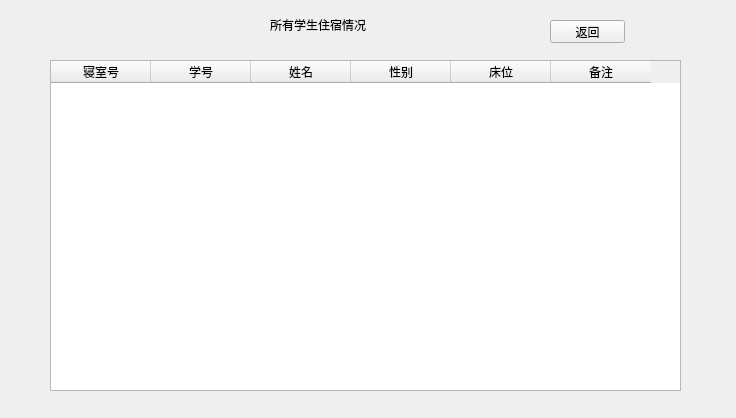
<?xml version="1.0" encoding="UTF-8"?>
<ui version="4.0">
 <class>seedorminfo</class>
 <widget class="QWidget" name="seedorminfo">
  <property name="geometry">
   <rect>
    <x>0</x>
    <y>0</y>
    <width>736</width>
    <height>418</height>
   </rect>
  </property>
  <property name="windowTitle">
   <string>Form</string>
  </property>
  <widget class="QLabel" name="label">
   <property name="geometry">
    <rect>
     <x>270</x>
     <y>9</y>
     <width>251</width>
     <height>31</height>
    </rect>
   </property>
   <property name="styleSheet">
    <string notr="true">font: 20pt &quot;Arial&quot;;</string>
   </property>
   <property name="text">
    <string>所有学生住宿情况</string>
   </property>
  </widget>
  <widget class="QTableWidget" name="tableWidget">
   <property name="geometry">
    <rect>
     <x>50</x>
     <y>60</y>
     <width>631</width>
     <height>331</height>
    </rect>
   </property>
   <column>
    <property name="text">
     <string>寝室号</string>
    </property>
   </column>
   <column>
    <property name="text">
     <string>学号</string>
    </property>
   </column>
   <column>
    <property name="text">
     <string>姓名</string>
    </property>
   </column>
   <column>
    <property name="text">
     <string>性别</string>
    </property>
   </column>
   <column>
    <property name="text">
     <string>床位</string>
    </property>
   </column>
   <column>
    <property name="text">
     <string>备注</string>
    </property>
   </column>
  </widget>
  <widget class="QPushButton" name="backButton">
   <property name="geometry">
    <rect>
     <x>550</x>
     <y>20</y>
     <width>75</width>
     <height>23</height>
    </rect>
   </property>
   <property name="text">
    <string>返回</string>
   </property>
  </widget>
 </widget>
 <resources/>
 <connections/>
</ui>
